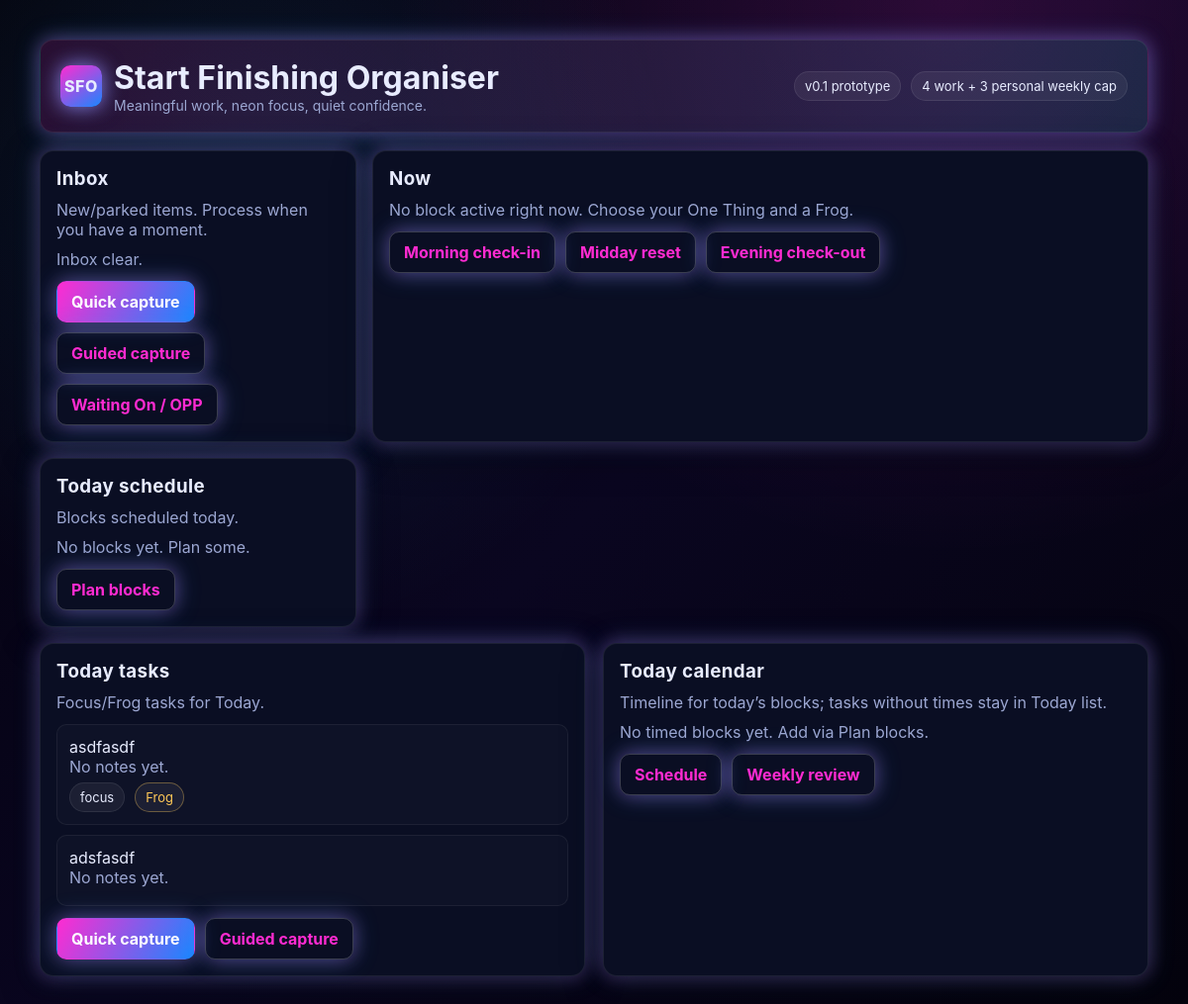
The page / on the database its author committed.
### app/models.py (models this page shows)
class Task(Base):
    __tablename__ = "tasks"
    id = Column(Integer, primary_key=True, index=True)
    project_id = Column(Integer, ForeignKey("projects.id"), nullable=True)
    verb_noun = Column(String(200), nullable=False)
    description = Column(Text, nullable=True)
    when_bucket = Column(SAEnum(WhenBucket, **ENUM_KWARGS), nullable=False, default=WhenBucket.LATER)
    block_type = Column(SAEnum(BlockType, **ENUM_KWARGS), nullable=True)
    duration_minutes = Column(Integer, nullable=True)
    priority = Column(Integer, nullable=True)
    frog = Column(Boolean, nullable=False, default=False)
    alignment = Column(SAEnum(Alignment, **ENUM_KWARGS), nullable=True)
    first_action = Column(String(255), nullable=True)
    status = Column(SAEnum(TaskStatus, **ENUM_KWARGS), nullable=False, default=TaskStatus.PENDING)
    scheduled_for = Column(Date, nullable=True)
    owner_type = Column(SAEnum(OwnerType, **ENUM_KWARGS), nullable=False, default=OwnerType.MINE)
    resurface_on = Column(Date, nullable=True)
    completed_at = Column(DateTime(timezone=True), nullable=True)
    created_at = Column(DateTime(timezone=True), server_default=func.now(), nullable=False)
    project = relationship("Project", back_populates="tasks")

### app/routes/homepage.py (the view)
@router.get("/", response_class=HTMLResponse)
def landing(request: Request, db: Session = Depends(get_db)):
    templates = request.app.state.templates
    today = date.today()
    now = datetime.now().time()
    projects = (
        db.query(Project)
        .filter(Project.status != ProjectStatus.ARCHIVED)
        .order_by(Project.active_this_week.desc(), Project.created_at.desc())
        .all()
    )
    today_tasks = (
        db.query(Task)
        .filter(Task.when_bucket == WhenBucket.TODAY)
        .order_by(Task.block_type.asc().nulls_last(), Task.priority.asc().nulls_last())
        .all()
    )
    inbox_tasks = (
        db.query(Task)
        .filter(Task.when_bucket.in_([WhenBucket.LATER, WhenBucket.MONTH, WhenBucket.QUARTER]))
        .order_by(Task.created_at.desc())
        .all()
    )
    week_blocks = (
        db.query(Block)
        .order_by(Block.date.asc(), Block.start_time.asc().nulls_last())
        .all()
    )
    weekly_work = [p for p in projects if p.active_this_week and p.category == ProjectCategory.WORK]
    weekly_personal = [
        p for p in projects if p.active_this_week and p.category == ProjectCategory.PERSONAL
    ]
    sched_ready = (
        db.query(Task)
        .filter(Task.block_type.isnot(None), Task.duration_minutes.isnot(None), Task.scheduled_for.is_(None))
        .order_by(Task.when_bucket.asc(), Task.created_at.desc())
        .all()
    )
    todays_blocks = [b for b in week_blocks if b.date == today]
    current_block = None
    upcoming_blocks = []
    timeline_events = []
    for b in todays_blocks:
        if b.start_time and b.end_time and b.start_time <= now <= b.end_time:
            current_block = b
        elif b.start_time and b.start_time > now:
            upcoming_blocks.append(b)
        timeline_events.append(
            {
                "label": f"{b.block_type.value.title()}",
                "start": b.start_time,
                "end": b.end_time,
                "project": b.project.title if b.project else None,
            }
        )
    upcoming_blocks = sorted(upcoming_blocks, key=lambda x: (x.start_time or datetime.max.time()))
    return templates.TemplateResponse(
        "home.html",
        {
            "request": request,
            "projects": projects,
            "today_tasks": today_tasks,
            "inbox_tasks": inbox_tasks,
            "week_blocks": week_blocks,
            "todays_blocks": todays_blocks,
            "current_block": current_block,
            "upcoming_blocks": upcoming_blocks,
            "timeline_events": sorted(timeline_events, key=lambda e: e["start"] or datetime.max.time()),
            "weekly_work_count": len(weekly_work),
            "weekly_personal_count": len(weekly_personal),
            "form_error": request.query_params.get("error"),
            "form_success": request.query_params.get("success"),
            "sched_ready": sched_ready,
        },
    )

### app/templates/home.html (shortened to what this page needs)
{% extends "base.html" %}
{% block content %}
  <section class="layout" style="margin-top: 18px;">
    <div class="panel">
      <h3>Inbox</h3>
      <div class="muted">New/parked items. Process when you have a moment.</div>
      <div class="list" style="margin-top: 10px;">
        {% for t in inbox_tasks %}
          <div class="list-item">
            <div>{{ t.verb_noun }}</div>
            <div class="muted">{{ t.when_bucket.value|title }}</div>
            <div class="task-meta">
              {% if t.project %}<span class="pill">{{ t.project.title }}</span>{% endif %}
            </div>
          </div>
        {% else %}
          <div class="muted">Inbox clear.</div>
        {% endfor %}
      </div>
      <div class="cta-row">
        <a class="btn" href="/capture">Quick capture</a>
        <a class="btn ghost" href="/capture/wizard">Guided capture</a>
        <a class="btn ghost" href="/waiting">Waiting On / OPP</a>
      </div>
    </div>
    <div class="panel">
      <h3>Now</h3>
      {% if current_block %}
        <div class="list-item">
          <div>{{ current_block.block_type.value|title }} block</div>
          <div class="muted">
            {{ current_block.start_time }} - {{ current_block.end_time }}
          </div>
          {% if current_block.project %}
            <div class="task-meta"><span class="pill">{{ current_block.project.title }}</span></div>
          {% endif %}
        </div>
      {% else %}
        <div class="muted">No block active right now. Choose your One Thing and a Frog.</div>
      {% endif %}
      <div class="cta-row">
        <a class="btn ghost" href="/ritual/morning">Morning check-in</a>
        <a class="btn ghost" href="/ritual/midday">Midday reset</a>
        <a class="btn ghost" href="/ritual/evening">Evening check-out</a>
      </div>
    </div>
    <div class="panel">
      <h3>Today schedule</h3>
      <div class="muted">Blocks scheduled today.</div>
      <div class="list" style="margin-top: 10px;">
        {% for b in todays_blocks %}
          <div class="list-item">
            <div>{{ b.block_type.value|title }} — {{ b.start_time or 'TBD' }}{% if b.end_time %}–{{ b.end_time }}{% endif %}</div>
            {% if b.project %}
              <div class="task-meta"><span class="pill">{{ b.project.title }}</span></div>
            {% endif %}
          </div>
        {% else %}
          <div class="muted">No blocks yet. Plan some.</div>
        {% endfor %}
      </div>
      <div class="cta-row">
        <a class="btn ghost" href="/blocks">Plan blocks</a>
      </div>
    </div>
  </section>
  <section class="grid" style="margin-top: 16px;">
    <div class="panel">
      <h3>Today tasks</h3>
      <div class="muted">Focus/Frog tasks for Today.</div>
      <div class="list" style="margin-top: 12px;">
        {% for t in today_tasks %}
          <div class="list-item">
            <div>{{ t.verb_noun }}</div>
            <div class="muted">{{ t.description or "No notes yet." }}</div>
            <div class="task-meta">
              {% if t.block_type %}<span class="pill">{{ t.block_type.value }}</span>{% endif %}
              {% if t.frog %}<span class="pill pill--warn">Frog</span>{% endif %}
            </div>
          </div>
        {% else %}
          <div class="muted">No tasks in Today bucket. Add via Capture.</div>
        {% endfor %}
      </div>
      <div class="cta-row">
        <a class="btn" href="/capture">Quick capture</a>
        <a class="btn ghost" href="/capture/wizard">Guided capture</a>
      </div>
    </div>
    <div class="panel">
      <h3>Today calendar</h3>
      <div class="muted">Timeline for today’s blocks; tasks without times stay in Today list.</div>
      <div class="timeline">
        {% for ev in timeline_events %}
          <div class="timeline-row">
            <div class="timeline-time">
              {% if ev.start %}{{ ev.start }}{% else %}TBD{% endif %}
              {% if ev.end %}–{{ ev.end }}{% endif %}
            </div>
            <div class="timeline-body">
              <div>{{ ev.label }}</div>
              {% if ev.project %}
                <div class="muted">{{ ev.project }}</div>
              {% endif %}
            </div>
          </div>
        {% else %}
          <div class="muted">No timed blocks yet. Add via Plan blocks.</div>
        {% endfor %}
      </div>
      <div class="cta-row">
        <a class="btn ghost" href="/blocks">Schedule</a>
        <a class="btn ghost" href="/weekly">Weekly review</a>
      </div>
    </div>
  </section>
{% endblock %}

### app/static/css/main.css (style rules this page uses)
:root { --bg: #05030f; --panel: #0a0e23; --accent-pink: #ff2bd1; --accent-blue: #1987ff; --accent-cyan: #2da0ff; --accent-purple: #0a0c2a; --text: #e8ecff; --muted: #9ca7d2; --success: #49f6a3; --warning: #ffc857; --danger: #ff5576; --glow: 0 0 24px rgba(53, 195, 255, 0.35), 0 0 18px rgba(255, 43, 209, 0.3); --radius: 14px; }
*, *::before, *::after { box-sizing: border-box; }
body { margin: 0; min-height: 100vh; font-family: "Inter", -apple-system, BlinkMacSystemFont, "Segoe UI", sans-serif; background: radial-gradient(circle at 20% 20%, rgba(53, 195, 255, 0.1), transparent 35%), radial-gradient(circle at 80% 0%, rgba(255, 43, 209, 0.14), transparent 40%), linear-gradient(135deg, #04030d 0%, #0a0620 50%, #04030d 100%); color: var(--text); }
a { color: var(--accent-cyan); text-decoration: none; }
h1, h2, h3, h4 { margin: 0; }
.grid { display: grid; grid-template-columns: repeat(auto-fit, minmax(280px, 1fr)); gap: 18px; margin-top: 20px; }
.panel { background: var(--panel); border: 1px solid rgba(255, 255, 255, 0.08); border-radius: var(--radius); padding: 16px; box-shadow: 0 10px 40px rgba(0, 0, 0, 0.45), var(--glow); }
.panel h3 { margin-bottom: 10px; letter-spacing: 0.4px; }
.pill { display: inline-flex; align-items: center; gap: 6px; padding: 6px 10px; border-radius: 999px; background: rgba(255, 255, 255, 0.06); color: var(--text); font-size: 13px; border: 1px solid rgba(255, 255, 255, 0.08); }
.pill--warn { color: var(--warning); border-color: rgba(255, 200, 87, 0.35); }
.btn.ghost { background: transparent; color: var(--accent-pink); border: 1px solid rgba(255, 255, 255, 0.2); transition: border-color 0.14s ease, color 0.14s ease, box-shadow 0.14s ease, background 0.14s ease; }
.list { display: flex; flex-direction: column; gap: 10px; margin: 0; padding: 0; list-style: none; }
.list-item { padding: 12px 12px; border-radius: 10px; border: 1px solid rgba(255, 255, 255, 0.06); background: rgba(255, 255, 255, 0.02); }
.muted { color: var(--muted); }
.task-meta { display: flex; gap: 10px; flex-wrap: wrap; margin-top: 6px; }
.cta-row { display: flex; flex-wrap: wrap; gap: 10px; margin-top: 12px; }
button, .btn { cursor: pointer; border: none; padding: 10px 14px; border-radius: 10px; font-weight: 700; background: linear-gradient(120deg, var(--accent-pink), var(--accent-blue)); color: #fdfdff; box-shadow: var(--glow); border: 1px solid transparent; transition: background 0.14s ease, color 0.14s ease, border-color 0.14s ease, box-shadow 0.14s ease; }
.timeline { display: flex; flex-direction: column; gap: 10px; margin-top: 10px; }
.layout { display: grid; grid-template-columns: 320px 1fr; gap: 16px; }

### rows shown on the page
Task: verb_noun "asdfasdf", description "No notes yet.", block_type.value "focus", frog "Frog"
Task: verb_noun "adsfasdf", description "No notes yet."
